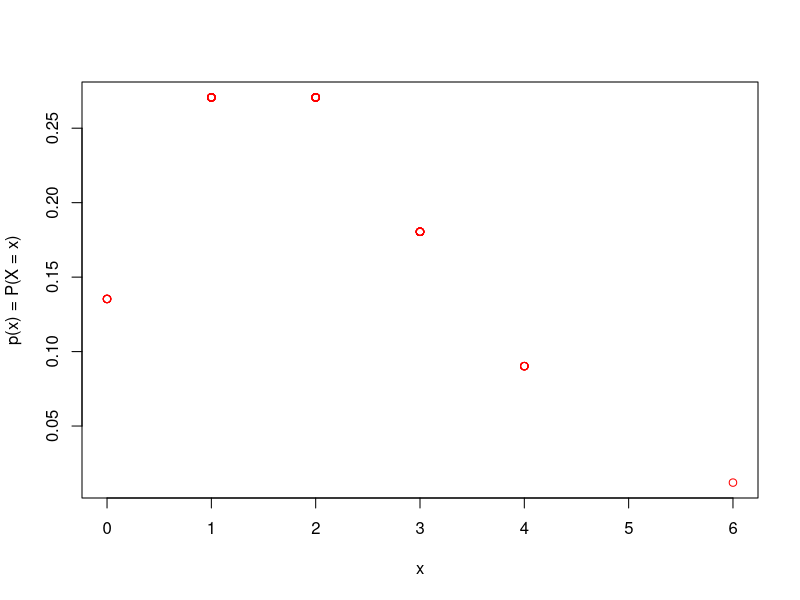
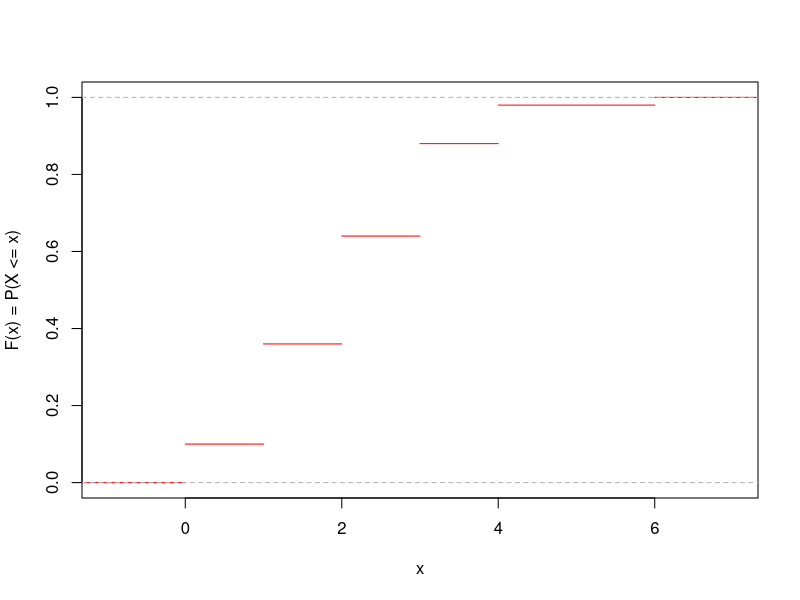

Recreate these plots in R, in order.
genPoisson <- function(sample, l) {
	P <- vector(length = sample);
	for (j in 1:sample) {
		u = runif(1,0,1);
		i = 0;
		p = exp(-l);
		F = p; 
		repeat {
			if (u < F) {
				P[j] = i;
				break;
			}
			else {
				p = ((l * p) / (i + 1));
				F = F + p;
				i = i + 1;
			}
		}
	}
	return (P);	
}

set.seed(1);

sample = 50;
l = 2;

P <- genPoisson(sample, l);
s_P <- sort(P);

Density <- ((exp(-l) * (l^(P))) / factorial(P));

cat("The sample mean and variance, for the", sample, "Poisson random numbers generated, are calculated to be", mean(P), ",and", var(P), "respectively.\n");

pdf("2_pmf.pdf");
#plot(P, Density, xlab = "x", ylab = "p(x) = P(X = x)", main = paste("Probability mass function\nPoisson distribution (with mean 2), n =", sample), col = "red");
plot(P, Density, xlab = "x", ylab = "p(x) = P(X = x)", main = "", col = "red");

pdf("2_CDF.pdf");
#plot(ecdf(s_P), xlab = "x", ylab = "F(x) = P(X <= x)", do.points = FALSE, main = paste("Cumulative distribution function\nPoisson distribution (with mean 2), n =", sample), col = "red");
plot(ecdf(s_P), xlab = "x", ylab = "F(x) = P(X <= x)", do.points = FALSE, main = "", col = "red");